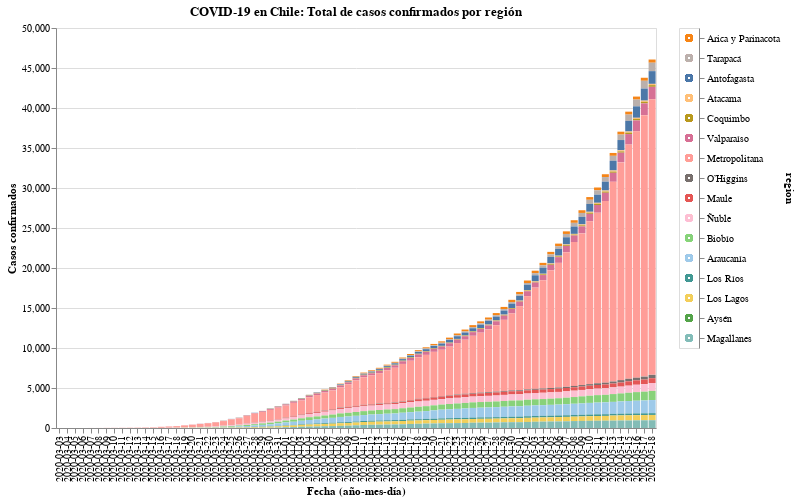

Write notebook code for a chart like this one.
### Code cell
#hide_input
input_dropdown = alt.binding_select(options=data['region'].unique())
selection1 = alt.selection_single(fields=['region'], bind=input_dropdown, name=' ')
selection2 = alt.selection_multi(fields=['region'], on='mouseover')
color = alt.condition(selection1 | selection2,
                    alt.Color('region:N', scale=alt.Scale(scheme='tableau20'), legend=None),
                    alt.value('lightgray'))

chart = alt.Chart(data).mark_bar().encode(
    x=alt.X('date:O', axis=alt.Axis(title='Fecha (año-mes-día)')),
    y=alt.Y('casos', axis=alt.Axis(title='Casos confirmados')),
    color=color,
    tooltip=['date', 'region', 'casos'],
    order=alt.Order(
    # Sort the segments of the bars by this field
    'codigo region',
    sort='descending'
    )
).properties(
    title='COVID-19 en Chile: Total de casos confirmados por región'
).add_selection(
    selection1, selection2
).transform_filter(
    selection1
)

legend = alt.Chart(data).mark_point().encode(
    y=alt.Y('region:N', axis=alt.Axis(orient='right'), sort=regiones),
    color=color
).add_selection(
    selection1, selection2
)

chart.properties(width=600, height=400) | legend

### Figure 1 — Vega-Lite specification as saved in the notebook (floating-point values rounded to 4 significant figures; data arrays with more than 128 entries replaced by an {"elided": "..."} marker saying what was removed)
{"config": {"view": {"continuousWidth": 400, "continuousHeight": 300}}, "hconcat": [{"mark": "bar", "encoding": {"color": {"condition": {"type": "nominal", "field": "region", "legend": null, "scale": {"scheme": "tableau20"}, "selection": {"or": [" ", "selector003"]}}, "value": "lightgray"}, "order": {"type": "quantitative", "field": "codigo region", "sort": "descending"}, "tooltip": [{"type": "nominal", "field": "date"}, {"type": "nominal", "field": "region"}, {"type": "quantitative", "field": "casos"}], "x": {"type": "ordinal", "axis": {"title": "Fecha (año-mes-día)"}, "field": "date"}, "y": {"type": "quantitative", "axis": {"title": "Casos confirmados"}, "field": "casos"}}, "height": 400, "selection": {" ": {"type": "single", "fields": ["region"], "bind": {"input": "select", "options": ["Arica y Parinacota", "Tarapacá", "Antofagasta", "Atacama", "Coquimbo", "Valparaíso", "Metropolitana", "O’Higgins", "Maule", "Ñuble", "Biobío", "Araucanía", "Los Ríos", "Los Lagos", "Aysén", "Magallanes"]}}, "selector003": {"type": "multi", "fields": ["region"], "on": "mouseover"}}, "title": "COVID-19 en Chile: Total de casos confirmados por región", "transform": [{"filter": {"selection": " "}}], "width": 600}, {"mark": "point", "encoding": {"color": {"condition": {"type": "nominal", "field": "region", "legend": null, "scale": {"scheme": "tableau20"}, "selection": {"or": [" ", "selector003"]}}, "value": "lightgray"}, "y": {"type": "nominal", "axis": {"orient": "right"}, "field": "region", "sort": ["Arica y Parinacota", "Tarapacá", "Antofagasta", "Atacama", "Coquimbo", "Valparaíso", "Metropolitana", "O’Higgins", "Maule", "Ñuble", "Biobío", "Araucanía", "Los Ríos", "Los Lagos", "Aysén", "Magallanes"]}}, "selection": {" ": {"type": "single", "fields": ["region"], "bind": {"input": "select", "options": ["Arica y Parinacota", "Tarapacá", "Antofagasta", "Atacama", "Coquimbo", "Valparaíso", "Metropolitana", "O’Higgins", "Maule", "Ñuble", "Biobío", "Araucanía", "Los Ríos", "Los Lagos", "Aysén", "Magallanes"]}}, "selector003": {"type": "multi", "fields": ["region"], "on": "mouseover"}}}], "data": {"name": "data-8ae0545083eea340af1c0e5d2b7cb41f"}, "$schema": "https://vega.github.io/schema/vega-lite/v4.8.1.json", "datasets": {"data-8ae0545083eea340af1c0e5d2b7cb41f": {"elided": "1232 records"}}}
